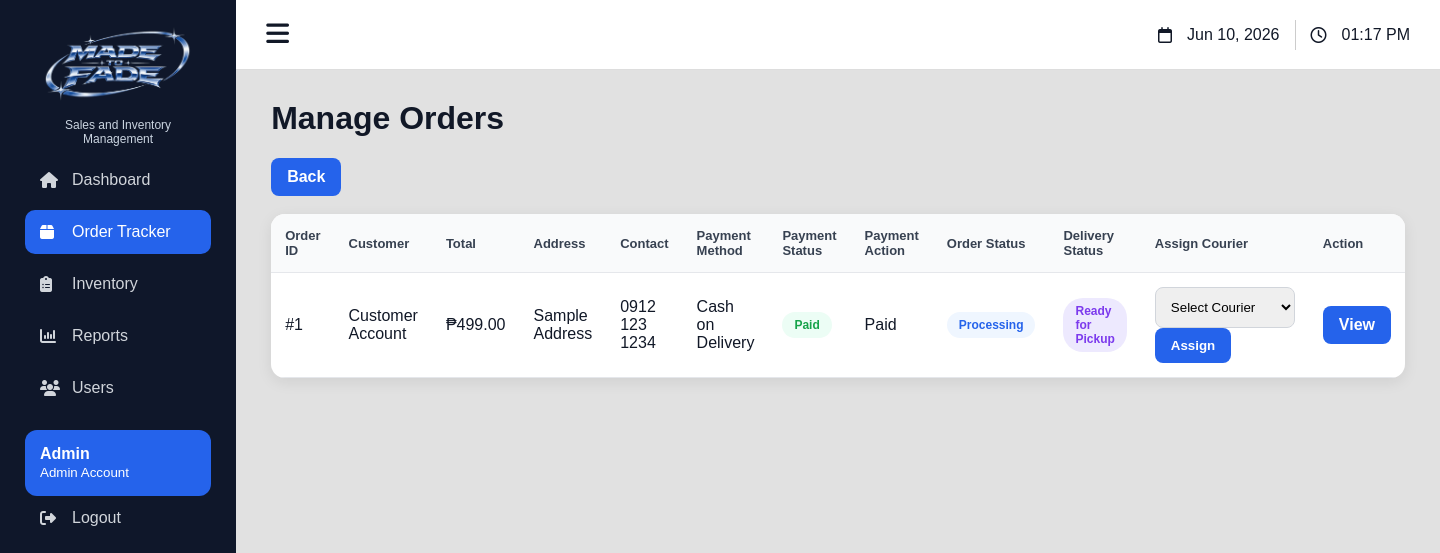
The app's page /admin/orders.php (signed in), older data.
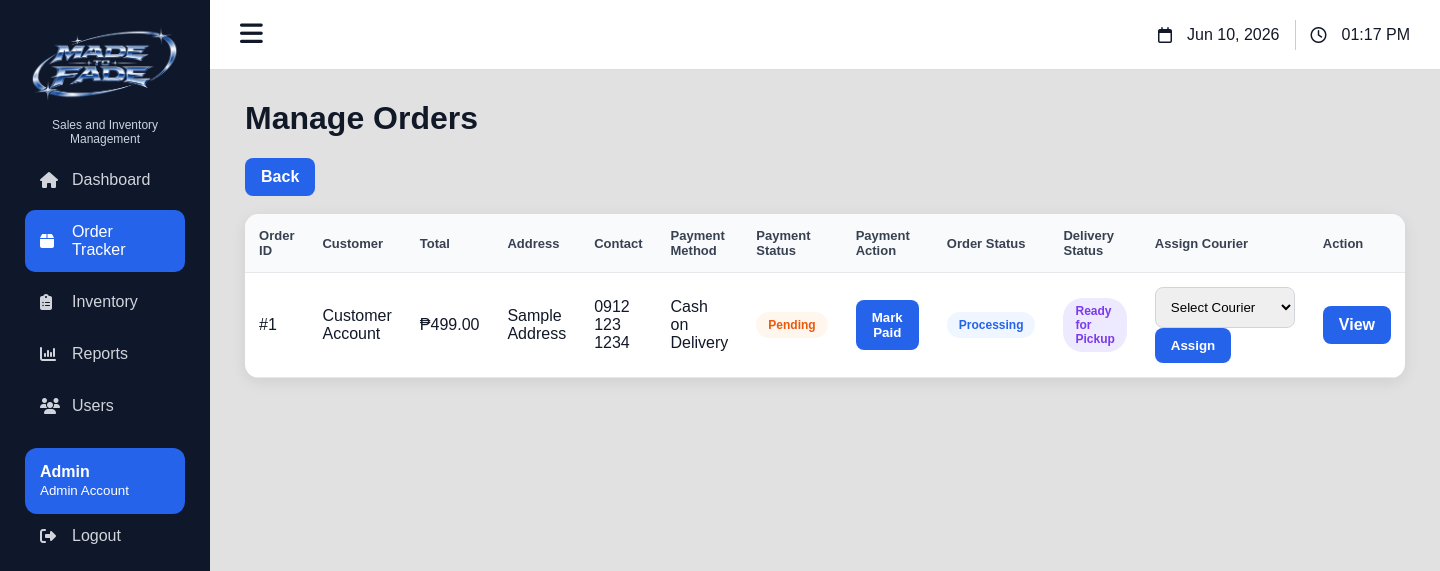
The same page, newer data.
### tables this page shows
CREATE TABLE orders (
id INT AUTO_INCREMENT PRIMARY KEY,
customer_id INT,
courier_id INT,
total DECIMAL(10,2),
order_status VARCHAR(50),
delivery_status VARCHAR(50),
payment_method VARCHAR(50),
payment_status VARCHAR(50) DEFAULT 'Pending',
stock_deducted VARCHAR(10) DEFAULT 'No',
address VARCHAR(255),
contact_number VARCHAR(20),
date_created TIMESTAMP DEFAULT CURRENT_TIMESTAMP
);

CREATE TABLE users (
id INT AUTO_INCREMENT PRIMARY KEY,
fullname VARCHAR(100),
username VARCHAR(50) UNIQUE,
password VARCHAR(100),
role VARCHAR(20)
);

### admin/orders.php (the view, shortened to what this page needs)
<?php
include "../includes/config.php";
$orders = mysqli_query($conn,
"SELECT orders.*, users.fullname
 FROM orders
 JOIN users ON orders.customer_id = users.id
 ORDER BY orders.id DESC");
?>
<!DOCTYPE html>
<html>
<head>
    <link rel="stylesheet"
    href="https://cdnjs.cloudflare.com/ajax/libs/font-awesome/6.5.1/css/all.min.css">
    <link rel="stylesheet" type="text/css" href="../css/style.css">
</head>
<body>
<div class="layout">
<?php include "sidebar.php"; ?>
<div class="main-content">
    <div class="topbar">
        <div class="topbar-left">
            <i class="fa-solid fa-bars" onclick="toggleSidebar()"></i>
        </div>
        <div class="topbar-right">
            <div class="topbar-item">
                <i class="fa-regular fa-calendar"></i>
                <span><?php echo date("M d, Y"); ?></span>
            </div>
            <div class="topbar-item">
                <i class="fa-regular fa-clock"></i>
                <span id="clock"></span>
            </div>
        </div>
    </div>
<h1>Manage Orders</h1>
<a href="dashboard.php" class="btn">Back</a>
<br><br>
<table>
<tr>
    <th>Order ID</th>
    <th>Customer</th>
    <th>Total</th>
    <th>Address</th>
    <th>Contact</th>
    <th>Payment Method</th>
    <th>Payment Status</th>
    <th>Payment Action</th>
    <th>Order Status</th>
    <th>Delivery Status</th>
    <th>Assign Courier</th>
    <th>Action</th>
</tr>
<?php while($row = mysqli_fetch_assoc($orders)){ ?>
<tr>
    <td>#<?php echo $row['id']; ?></td>
    <td><?php echo $row['fullname']; ?></td>
    <td>₱<?php echo $row['total']; ?></td>
    <td><?php echo $row['address']; ?></td>
    <td><?php echo $row['contact_number']; ?></td>
    <td><?php echo $row['payment_method']; ?></td>
    <td>
        <span class="status <?php echo $row['payment_status'] == 'Paid' ? 'completed' : 'pending'; ?>">
            <?php echo $row['payment_status']; ?>
        </span>
    </td>
    <td>
        <?php if($row['payment_status'] != "Paid"){ ?>
            <form method="POST">
                <button type="submit"
                        name="mark_paid"
                        class="btn">
                    Mark Paid
                </button>
            </form>
        <?php } else { ?>
            Paid
        <?php } ?>
    </td>
    <td>
        <?php
        $class = "pending";
        if($row['order_status'] == "Processing"){
            $class = "processing";
        }
        ?>
        <span class="status <?php echo $class; ?>">
            <?php echo $row['order_status']; ?>
        </span>
    </td>
    <td>
        <?php
        $delivery_class = "preparing";
        if($row['delivery_status'] == "Ready for Pickup"){
            $delivery_class = "pickup";
        }
        ?>
        <span class="status <?php echo $delivery_class; ?>">
            <?php echo $row['delivery_status']; ?>
        </span>
    </td>
    <td>
        <form method="POST">
            <select name="courier_id" required>
                <option value="">Select Courier</option>
            </select>
            <button type="submit" name="assign">
                Assign
            </button>
        </form>
    </td>
    <td>
        <a href="order_details.php?id=<?php echo $row['id']; ?>" class="btn">
            View
        </a>
    </td>
</tr>
<?php } ?>
</table>
</div>
</div>
</body>
</html>

### admin/sidebar.php
<?php
$current_page = basename($_SERVER['PHP_SELF']);
?>
<div class="sidebar">
    <div class="logo-area">
        <img src="../images/logo.png" alt="Logo">
        <p>Sales and Inventory<br>Management</p>
    </div>
    <a href="dashboard.php" class="menu-item <?php if($current_page == 'dashboard.php') echo 'active'; ?>">
        <i class="fa-solid fa-house"></i>
        Dashboard
    </a>
    <a href="orders.php" class="menu-item <?php if($current_page == 'orders.php' || $current_page == 'order_details.php') echo 'active'; ?>">
        <i class="fa-solid fa-box"></i>
        Order Tracker
    </a>
    <a href="products.php" class="menu-item <?php if($current_page == 'products.php') echo 'active'; ?>">
        <i class="fa-solid fa-clipboard-list"></i>
        Inventory
    </a>
    <a href="analytics.php" class="menu-item <?php if($current_page == 'analytics.php') echo 'active'; ?>">
        <i class="fa-solid fa-chart-column"></i>
        Reports
    </a>
    <a href="users.php" class="menu-item <?php if($current_page == 'users.php') echo 'active'; ?>">
        <i class="fa-solid fa-users"></i>
        Users
    </a>
    <div class="admin-profile">
        <strong>Admin</strong><br>
        <small><?php echo $_SESSION['fullname']; ?></small>
    </div>
    <a href="../logout.php" class="menu-item logout">
        <i class="fa-solid fa-right-from-bracket"></i>
        Logout
    </a>
</div>

### css/style.css (style rules this page uses)
* { box-sizing:border-box; }
body { margin:0; font-family:Arial, sans-serif; background:#e1e1e1; color:#111827; }
a { text-decoration:none; color:inherit; }
.btn, button { background:#2563eb; color:white; padding:10px 16px; border:0; border-radius:8px; cursor:pointer; font-weight:bold; display:inline-block; }
input, select { padding:11px; border:1px solid #d1d5db; border-radius:8px; }
.layout { display:flex; min-height:100vh; }
.sidebar { width:240px; background:#0f172a; color:white; padding:25px; }
.logo-area { text-align:center; }
.logo-area img { width:150px; }
.logo-area p { font-size:12px; color:#cbd5e1; }
.menu-item { display:flex; align-items:center; gap:12px; padding:13px 15px; margin-bottom:8px; border-radius:10px; color:#d1d5db; }
.menu-item:hover, .menu-item.active { background:#2563eb; color:white; }
.menu-item i { width:20px; }
.admin-profile { margin-top:20px; padding:15px; border-radius:12px; background:#2563eb; color:white; }
.main-content { flex:1; padding:35px; }
.topbar { height:70px; background:white; border-bottom:1px solid #ddd; display:flex; justify-content:space-between; align-items:center; padding:0 30px; margin:-35px -35px 30px; }
.topbar-left { font-size:26px; cursor:pointer; }
.topbar-right, .topbar-item { display:flex; align-items:center; gap:15px; }
table { width:100%; border-collapse:collapse; background:white; border-radius:14px; overflow:hidden; box-shadow:0 4px 15px rgba(0,0,0,.08); }
th, td { padding:14px; text-align:left; border-bottom:1px solid #e5e7eb; }
th { background:#f9fafb; color:#374151; font-size:13px; }
.status { padding:6px 12px; border-radius:20px; font-size:12px; font-weight:bold; display:inline-block; }
.pending, .preparing { background:#fff7ed; color:#ea580c; }
.processing, .delivery { background:#eff6ff; color:#2563eb; }
.pickup { background:#ede9fe; color:#7c3aed; }
.completed, .delivered { background:#ecfdf5; color:#16a34a; }

Row changes from the older to the newer data that the page shows:
changed orders "Sample Address": payment_status "Paid" → "Pending"; payment_status "Paid" → "Mark Paid"
